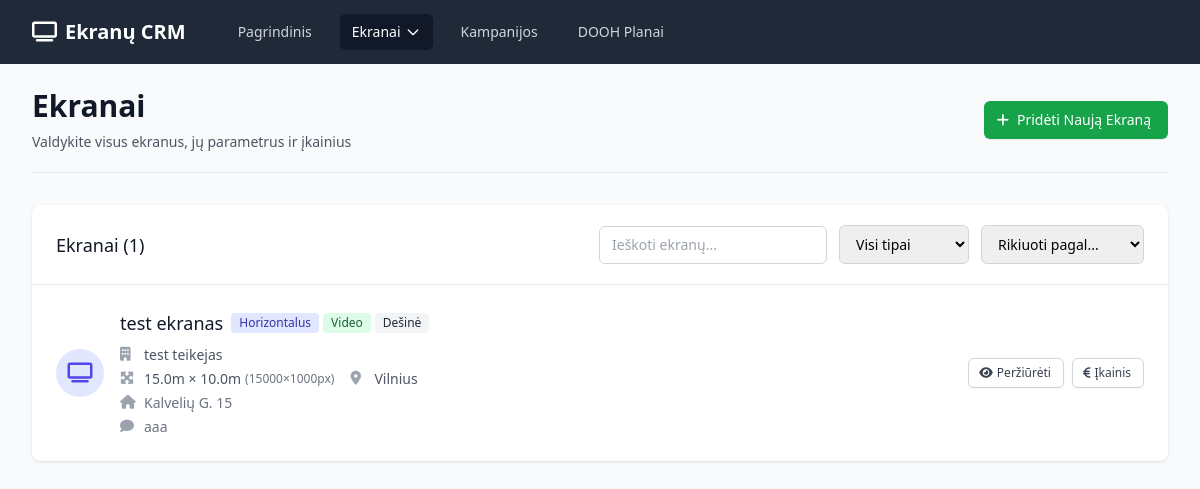
/screens, run on an earlier commit of the app's database.
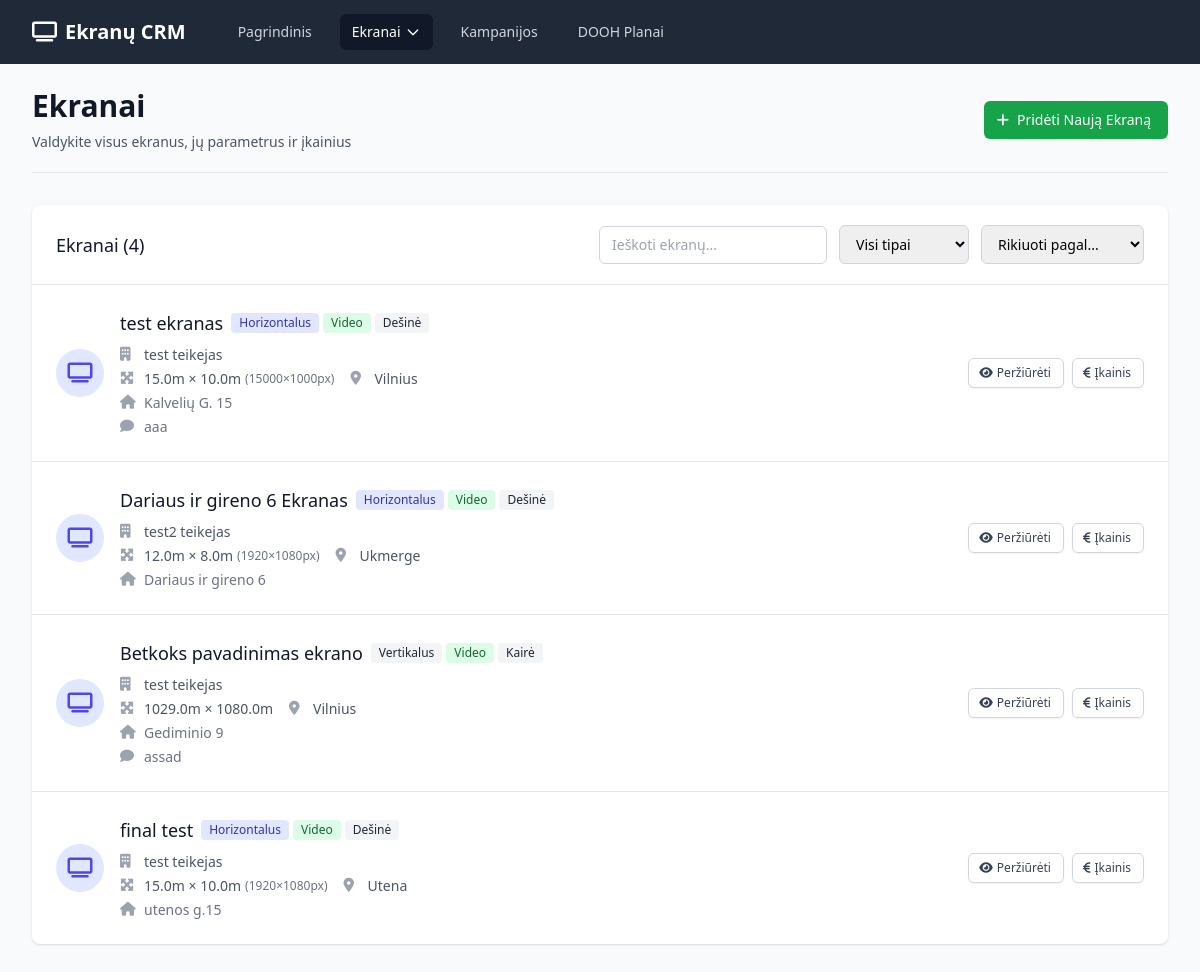
And on a later commit of the database.
### app.py (models this page shows)
class Screen(db.Model):
    id = db.Column(db.Integer, primary_key=True)
    provider_id = db.Column(db.Integer, db.ForeignKey('screen_provider.id'), nullable=False)
    name = db.Column(db.String(100), nullable=False)
    image_path = db.Column(db.String(200))
    position_description = db.Column(db.Text)
    comment = db.Column(db.Text)
    screen_type = db.Column(db.String(50), nullable=False)  # horizontal/vertical
    content_type = db.Column(db.String(50), nullable=False)  # video/static
    width = db.Column(db.Float, nullable=False)  # in meters
    height = db.Column(db.Float, nullable=False)  # in meters
    pixel_width = db.Column(db.Integer)
    pixel_height = db.Column(db.Integer)
    pixel_comment = db.Column(db.Text)
    gps_latitude = db.Column(db.Float)
    gps_longitude = db.Column(db.Float)
    city = db.Column(db.String(100), nullable=False)
    address = db.Column(db.String(200), nullable=False)
    side = db.Column(db.String(10))  # D-right, K-left
    created_at = db.Column(db.DateTime, default=datetime.utcnow)
    pricing_hours = db.relationship('ScreenPricing', backref='screen', lazy=True, cascade='all, delete-orphan')
    bookings = db.relationship('ScreenBooking', backref='screen', lazy=True)

class ScreenProvider(db.Model):
    id = db.Column(db.Integer, primary_key=True)
    name = db.Column(db.String(100), nullable=False)
    email = db.Column(db.String(100))
    phone = db.Column(db.String(20))
    contact_person = db.Column(db.String(100))
    created_at = db.Column(db.DateTime, default=datetime.utcnow)
    screens = db.relationship('Screen', backref='provider', lazy=True, cascade='all, delete-orphan')

### app.py (the view)
@app.route('/screens')
def screens():
    screens = Screen.query.all()
    return render_template('screens.html', screens=screens)

### templates/screens.html (shortened to what the changed rows need)
{% extends "base.html" %}
{% block content %}
<div class="pb-5 border-b border-gray-200 mb-8">
    <div class="flex justify-between items-center">
        <div>
            <h1 class="text-3xl font-bold text-gray-900">Ekranai</h1>
        </div>
    </div>
</div>
{% if screens %}
<div class="bg-white shadow overflow-hidden sm:rounded-lg mb-8">
    <div class="px-4 py-5 sm:px-6">
        <div class="flex justify-between items-center">
            <h3 class="text-lg leading-6 font-medium text-gray-900">Ekranai ({{ screens|length }})</h3>
            <div class="flex items-center space-x-3">
                <input type="text" id="screenFilter" placeholder="Ieškoti ekranų..."
                       class="px-3 py-2 border border-gray-300 rounded-md text-sm focus:outline-none focus:ring-indigo-500 focus:border-indigo-500">
                <select id="filterType" class="px-3 py-2 border border-gray-300 rounded-md text-sm focus:outline-none focus:ring-indigo-500 focus:border-indigo-500">
                    <option value="">Visi tipai</option>
                </select>
                <select id="sortBy" class="px-3 py-2 border border-gray-300 rounded-md text-sm focus:outline-none focus:ring-indigo-500 focus:border-indigo-500">
                    <option value="">Rikiuoti pagal...</option>
                </select>
            </div>
        </div>
    </div>
    <div class="border-t border-gray-200">
        <ul class="divide-y divide-gray-200" id="screensList">
            {% for screen in screens %}
            <li class="screen-item hover:bg-gray-50" data-type="{{ screen.screen_type }}">
                <div class="px-4 py-6 sm:px-6">
                    <div class="flex items-center justify-between">
                        <div class="flex items-center">
                            <div class="flex-shrink-0">
                                <div class="h-12 w-12 rounded-full bg-indigo-100 flex items-center justify-center">
                                    <i class="fas fa-tv text-indigo-600 text-xl"></i>
                                </div>
                            </div>
                            <div class="ml-4">
                                <div class="flex items-center">
                                    <p class="text-lg font-medium text-gray-900 screen-name">{{ screen.name }}</p>
                                    <div class="ml-2 flex space-x-1">
                                        <span class="inline-flex items-center px-2 py-0.5 rounded text-xs font-medium {% if screen.screen_type == 'horizontal' %}bg-indigo-100 text-indigo-800{% else %}bg-gray-100 text-gray-800{% endif %}">
                                            {{ 'Horizontalus' if screen.screen_type == 'horizontal' else 'Vertikalus' }}
                                        </span>
                                        <span class="inline-flex items-center px-2 py-0.5 rounded text-xs font-medium {% if screen.content_type == 'video' %}bg-green-100 text-green-800{% else %}bg-blue-100 text-blue-800{% endif %}">
                                            {{ 'Video' if screen.content_type == 'video' else 'Statinis' }}
                                        </span>
                                        {% if screen.side %}
                                        <span class="inline-flex items-center px-2 py-0.5 rounded text-xs font-medium bg-gray-100 text-gray-800">
                                            {{ 'Dešinė' if screen.side == 'D' else 'Kairė' }}
                                        </span>
                                        {% endif %}
                                    </div>
                                </div>
                                <div class="mt-2 space-y-1">
                                    <div class="flex items-center text-sm text-gray-600">
                                        <i class="fas fa-building w-4 h-4 mr-2 text-gray-400"></i>
                                        <a href="{{ url_for('provider_detail', id=screen.provider.id) }}" class="font-medium hover:text-indigo-600 screen-provider">{{ screen.provider.name }}</a>
                                    </div>
                                    <div class="flex items-center space-x-4">
                                        <div class="flex items-center text-sm text-gray-600">
                                            <i class="fas fa-expand-arrows-alt w-4 h-4 mr-2 text-gray-400"></i>
                                            <span>{{ screen.width }}m × {{ screen.height }}m</span>
                                            {% if screen.pixel_width and screen.pixel_height %}
                                            <span class="ml-1 text-xs text-gray-500">({{ screen.pixel_width }}×{{ screen.pixel_height }}px)</span>
                                            {% endif %}
                                        </div>
                                        <div class="flex items-center text-sm text-gray-600">
                                            <i class="fas fa-map-marker-alt w-4 h-4 mr-2 text-gray-400"></i>
                                            <span class="screen-city">{{ screen.city }}</span>
                                        </div>
                                    </div>
                                    {% if screen.address %}
                                    <div class="flex items-center text-sm text-gray-500">
                                        <i class="fas fa-home w-4 h-4 mr-2 text-gray-400"></i>
                                        <span class="truncate max-w-md">{{ screen.address }}</span>
                                    </div>
                                    {% endif %}
                                    {% if screen.comment %}
                                    <div class="flex items-center text-sm text-gray-500">
                                        <i class="fas fa-comment w-4 h-4 mr-2 text-gray-400"></i>
                                        <span class="truncate max-w-lg">{{ screen.comment[:100] }}{% if screen.comment|length > 100 %}...{% endif %}</span>
                                    </div>
                                    {% endif %}
                                </div>
                            </div>
                        </div>
                        <div class="flex items-center space-x-2">
                            <a href="{{ url_for('screen_detail', id=screen.id) }}"
                               class="inline-flex items-center px-3 py-1.5 border border-gray-300 shadow-sm text-xs font-medium rounded-md text-gray-700 bg-white hover:bg-gray-50 focus:outline-none focus:ring-2 focus:ring-offset-2 focus:ring-indigo-500">
                                <i class="fas fa-eye -ml-0.5 mr-1"></i>
                                Peržiūrėti
                            </a>
                            <a href="{{ url_for('screen_pricing', id=screen.id) }}"
                               class="inline-flex items-center px-3 py-1.5 border border-gray-300 shadow-sm text-xs font-medium rounded-md text-gray-700 bg-white hover:bg-gray-50 focus:outline-none focus:ring-2 focus:ring-offset-2 focus:ring-green-500">
                                <i class="fas fa-euro-sign -ml-0.5 mr-1"></i>
                                Įkainis
                            </a>
                        </div>
                    </div>
                </div>
            </li>
            {% endfor %}
        </ul>
    </div>
</div>
{% endif %}
{% endblock %}

What changed in the data, as far as the page shows it:
added Screen: name "Dariaus ir gireno 6 Ekranas", screen_type "Horizontalus", content_type "Video", side "Dešinė", provider.name "test2 teikejas", width "12.0", height "8.0", pixel_width "1920", pixel_height "1080", city "Ukmerge", address "Dariaus ir gireno 6"
added Screen: name "Betkoks pavadinimas ekrano", screen_type "Vertikalus", content_type "Video", side "Kairė", provider.name "test teikejas", width "1029.0", height "1080.0", city "Vilnius", address "Gediminio 9", comment "assad"
added Screen: name "final test", screen_type "Horizontalus", content_type "Video", side "Dešinė", provider.name "test teikejas", width "15.0", height "10.0", pixel_width "1920", pixel_height "1080", city "Utena", address "utenos g.15"
Also different on the page:
{{ screens|length }}: "1" → "4"
